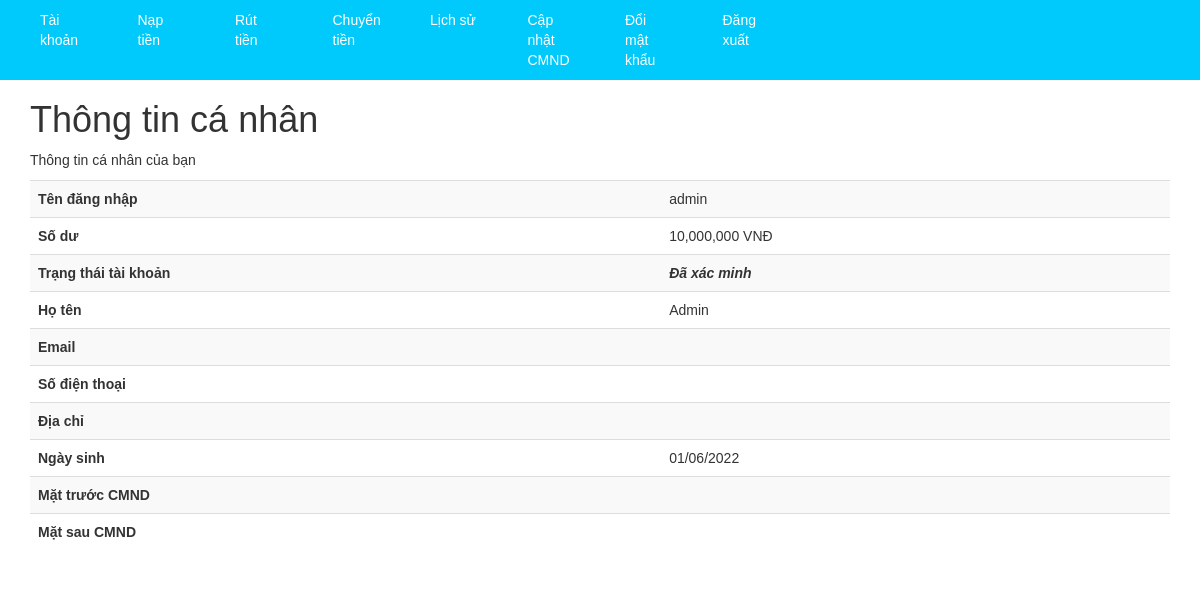
Page /information.php (signed in) on the committed database.
### tables this page shows
CREATE TABLE `account` (
  `id` int(11) NOT NULL,
  `user` varchar(10) DEFAULT NULL,
  `pass` varchar(255) DEFAULT NULL,
  `name` varchar(255) NOT NULL DEFAULT '',
  `email` varchar(255) DEFAULT NULL,
  `phone` varchar(13) DEFAULT NULL,
  `birth` date DEFAULT NULL,
  `address` varchar(255) DEFAULT '',
  `face` varchar(255) DEFAULT '',
  `back` varchar(255) DEFAULT '',
  `money` int(11) DEFAULT 10000000,
  `confirm` int(11) DEFAULT 0 COMMENT '0-Chưa xác nhận\r\n1-Đã xác nhận\r\n2-Đã hủy\r\n3-Yc CMND\r\n4-Đã thêm CMND',
  `role_id` int(11) DEFAULT 2,
  `change_pass` int(1) DEFAULT 0 COMMENT '0: Chưa thay pass, 1: Đã thay pass',
  `created_updated` timestamp NULL DEFAULT NULL,
  `otp` int(6) DEFAULT NULL,
  `otp_created` timestamp NULL DEFAULT NULL
);

### BE.php (called while the page is built, shortened)
<?php
    require_once 'database.php';
    function isLoggedIn() {
        return isset($_SESSION['User_ID']);
    }
    function getUserInfo($id = null) {
        global $conn;
        $user_id = 0;
        if ($id == null) {
            $user_id = $_SESSION['User_ID'];
        } else {
            $user_id = $id;
        }
        $sql = "SELECT * FROM account WHERE id = '$user_id'";
        $result = mysqli_query($conn, $sql);
        $row = mysqli_fetch_assoc($result);
        return $row;
    }
    function formatDate($date) {
        $date = date_create($date);
        return date_format($date, 'd/m/Y');
    }
    function getStatus($status) {
        if ($status == 0) {
            return "Chưa xác minh";
        } else if ($status == 1) {
            return "Đã xác minh";
        } else if ($status == 3) {
            return "Chờ cập nhật";
        }
    }
?>

### information.php (the view, shortened to what this page needs)
<?php
    require_once 'BE.php';
    $user_info = getUserInfo();
    require_once '_header.php';
?>
    <div class="thong-tin-ca-nhan">
        <div class="container">
            <div class="row">
                <div class="col-md-12">
                    <div class="thong-tin-ca-nhan-content">
                        <h1>Thông tin cá nhân</h1>
                        <p>Thông tin cá nhân của bạn</p>
                    </div>
                </div>
            </div>
            <div class="row">
                <div class="col-md-12">
                    <div class="thong-tin-ca-nhan-table">
                        <table class="table table-striped">
                            <tr>
                                <th>Tên đăng nhập</th>
                                <td><?php echo $user_info['user']; ?></td>
                            </tr>
                            <tr>
                                <th>Số dư</th>
                                <td><?php echo number_format($user_info['money']) ?> VNĐ</td>
                            </tr>
                            <tr>
                                <th>Trạng thái tài khoản</th>
                                <td><i><b><?php echo getStatus($user_info['confirm']); ?></b></i></td>
                            </tr>
                            <tr>
                                <th>Họ tên</th>
                                <td><?php echo $user_info['name']; ?></td>
                            </tr>
                            <tr>
                                <th>Email</th>
                                <td><?php echo $user_info['email']; ?></td>
                            </tr>
                            <tr>
                                <th>Số điện thoại</th>
                                <td><?php echo $user_info['phone']; ?></td>
                            </tr>
                            <tr>
                                <th>Địa chỉ</th>
                                <td><?php echo $user_info['address']; ?></td>
                            </tr>
                            <tr>
                                <th>Ngày sinh</th>
                                <td><?php echo formatDate($user_info['birth']); ?></td>
                            </tr>
                            <tr>
                                <th>Mặt trước CMND</th>
                                <td><img src="./img/upload/<?php echo $user_info['face']; ?>" alt="" class="img-cccd"></td>
                            </tr>
                            <tr>
                                <th>Mặt sau CMND</th>
                                <td><img src="./img/upload/<?php echo $user_info['back']; ?>" alt=""  class="img-cccd"></td>
                            </tr>
                        </table>
                    </div>
                </div>
            </div>
        </div>
    </div>
</body>
</html>

### style.css (style rules this page uses)
* { margin: 0; padding: 0; box-sizing: border-box; font-family: Arial, Helvetica, sans-serif; }

### rows in the picture
account: user "admin", money "10,000,000", confirm "Đã xác minh", name "Admin", birth "01/06/2022"
